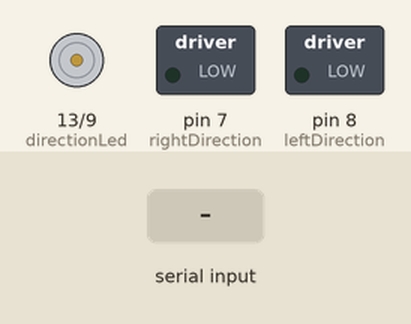
Recording of a sketch running on a simulated Arduino Uno, built with avr-gcc and run on an emulated ATmega328P. Parts: direction and speed pins drawn as motors (green arrow = direction pin HIGH = forward, orange = LOW = backward, longer = more drive), switched loads named in the sketch (green lamp = pin HIGH). Inputs (shaded band) come from the test bench. What the sketch prints to the serial monitor is not drawn.

Above: at 1.3 s.
1.4 s: "1" received over Serial
At 2.2 s:
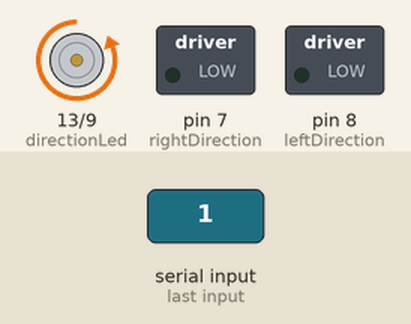
3.1 s: "90,45\n" received over Serial
4.7 s: "30,150\n" received over Serial
Timing chart, 0 to 7.7 s (numbered marks = the images above; inputs shaded):
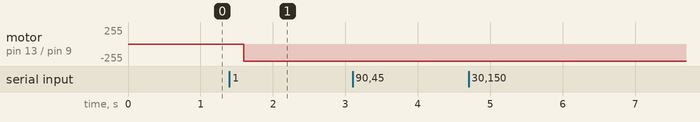

The sketch:

javaProjectHarware.ino
```cpp
#define rightDirection  7
#define leftDirection   8
#define motorSpeed      9
#define directionLed   13
#define baudRate       9600
#define msgLength      12

void setup()
{
  // Open serial communications and wait for port to open:
  pinMode(rightDirection  , OUTPUT);
  pinMode(leftDirection   , OUTPUT);
  pinMode(directionLed    , OUTPUT);
  pinMode(motorSpeed      , OUTPUT);
  Serial.begin(baudRate);
  while (!Serial) {
    ; // wait for serial port to connect. Needed for Native USB only
  }
}

void loop() // run over and over
{


  /*Variables
     tempSliderValue: Holds motor speed value
     input2: holds incoming input coming from Java as chars
  */
  int tempSliderValue;
  char input2[msgLength];

  delay(200);
  /*If there is serial data coming from source
     Add incoming data to input2, where we will read each char byte by byte
     and store it in corressponding location
  */
  if (Serial.available() > 0) {
    for (int i = 0; i < msgLength; i++) {
      input2[i] = Serial.read();
    }

    /*
       This line adds terminator character to the end of
       the array so that we can know we have reached the end
       of incoming data
    */
    input2[msgLength - 1] = '\0';
    for (int i = 0; i < msgLength; i++) {
      Serial.print(input2[i]);
    }

    /*****************Motor ON OFF with Direction**************************/
    //Case 1 motor ON and ClockWise
    if (input2[2] == '1' && input2[4] == '1') {
      digitalWrite(leftDirection   , LOW);
      digitalWrite(rightDirection  , HIGH);
    }
    //Case 2 moto ON and AntiClockWise
    if (input2[2] == '1' && input2[4] == '0') {
      digitalWrite(leftDirection   , HIGH);
      digitalWrite(rightDirection  , LOW);
    }
    //Case 3 moton off
    if (input2[2] == '0') {
      digitalWrite(leftDirection   , LOW);
      digitalWrite(rightDirection  , LOW);
    }
    //case 4 changing motor rotation to clockWise
    if (input2[4] == '1') {
      digitalWrite(leftDirection   , LOW);
      digitalWrite(rightDirection  , HIGH);
      digitalWrite(directionLed   , HIGH);
    }
    //case 5 changing motor rotation to AnticlockWise
    if (input2[4] == '0') {
      digitalWrite(leftDirection   , HIGH);
      digitalWrite(rightDirection  , LOW);
      digitalWrite(directionLed   , LOW);
    }

    /**********************changing motor speed *******************************/
    /*
       This equation is because the input data comes as ascii code
       so we subtract it from 48 so that we can start at zero
       Then we map this data from 0 to 255 to match speed that the motor will use
    */
    tempSliderValue = (input2[6] - 48) * 100 + (input2[7] - 48) * 10 + (input2[8] - 48);
    tempSliderValue = map(tempSliderValue, 0, 100, 0, 255);

    /*
      This condition is made so that the motor is triggered by on/off button
      without it, if the motor is given speed, it will run even if it is on the
      off state
    */
    if (input2[2] == '0')
      analogWrite(motorSpeed, 0);
    else
      analogWrite(motorSpeed, tempSliderValue );


  }
}
```

Measured:
- after the input at 1.4 s, motor on pin 13 (directionLed) / pin 9 (motorSpeed): stopped → backward 255/255 after 0.20 s
- after the input at 3.1 s, every drawn part: stays the same
- after the input at 4.7 s, every drawn part: stays the same
